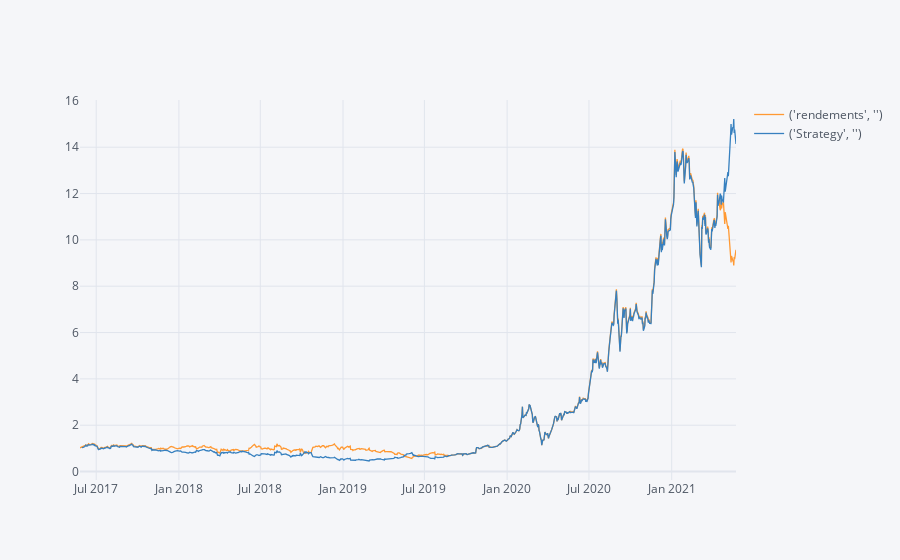

Notebook code cell kept with this figure:
### Code cell
df[['rendements', 'Strategy']].cumsum().apply(np.exp).iplot()

### Figure 1 — Plotly figure (JSON) as saved in the notebook; plotly's stock layout.template omitted (floating-point values rounded to 4 significant figures; data arrays with more than 128 entries replaced by an {"elided": "..."} marker saying what was removed)
{"data": [{"line": {"color": "rgba(255, 153, 51, 1.0)", "dash": "solid", "shape": "linear", "width": 1.3}, "mode": "lines", "name": "('rendements', '')", "text": "", "type": "scatter", "x": {"elided": "1005 str values"}, "y": {"elided": "1005 float values"}}, {"line": {"color": "rgba(55, 128, 191, 1.0)", "dash": "solid", "shape": "linear", "width": 1.3}, "mode": "lines", "name": "('Strategy', '')", "text": "", "type": "scatter", "x": {"elided": "1005 str values"}, "y": {"elided": "1005 mixed values"}}], "layout": {"legend": {"bgcolor": "#F5F6F9", "font": {"color": "#4D5663"}}, "paper_bgcolor": "#F5F6F9", "plot_bgcolor": "#F5F6F9", "title": {"font": {"color": "#4D5663"}}, "xaxis": {"gridcolor": "#E1E5ED", "showgrid": true, "tickfont": {"color": "#4D5663"}, "title": {"font": {"color": "#4D5663"}, "text": ""}, "zerolinecolor": "#E1E5ED"}, "yaxis": {"gridcolor": "#E1E5ED", "showgrid": true, "tickfont": {"color": "#4D5663"}, "title": {"font": {"color": "#4D5663"}, "text": ""}, "zerolinecolor": "#E1E5ED"}}}
